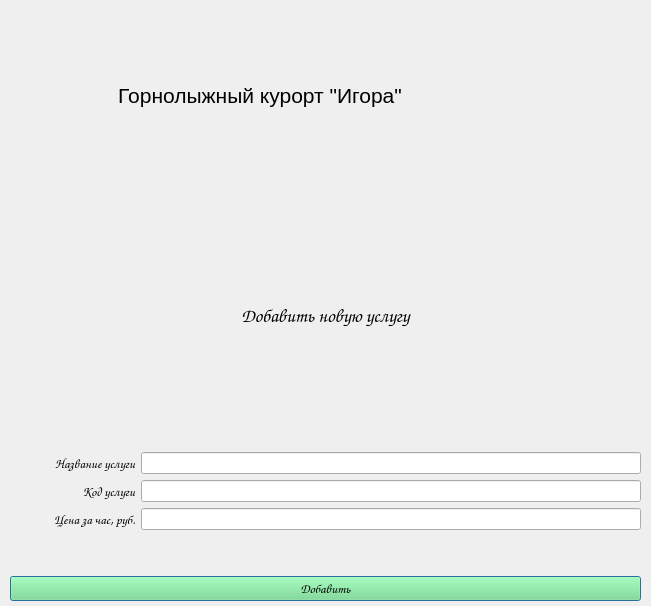
<?xml version="1.0" encoding="UTF-8"?>
<ui version="4.0">
 <class>Dialog</class>
 <widget class="QDialog" name="Dialog">
  <property name="geometry">
   <rect>
    <x>0</x>
    <y>0</y>
    <width>651</width>
    <height>606</height>
   </rect>
  </property>
  <property name="palette">
   <palette>
    <active>
     <colorrole role="Button">
      <brush brushstyle="SolidPattern">
       <color alpha="131">
        <red>118</red>
        <green>227</green>
        <blue>131</blue>
       </color>
      </brush>
     </colorrole>
    </active>
    <inactive>
     <colorrole role="Button">
      <brush brushstyle="SolidPattern">
       <color alpha="131">
        <red>118</red>
        <green>227</green>
        <blue>131</blue>
       </color>
      </brush>
     </colorrole>
    </inactive>
    <disabled>
     <colorrole role="Button">
      <brush brushstyle="SolidPattern">
       <color alpha="131">
        <red>118</red>
        <green>227</green>
        <blue>131</blue>
       </color>
      </brush>
     </colorrole>
    </disabled>
   </palette>
  </property>
  <property name="contextMenuPolicy">
   <enum>Qt::NoContextMenu</enum>
  </property>
  <property name="windowTitle">
   <string>Dialog</string>
  </property>
  <widget class="QWidget" name="verticalLayoutWidget">
   <property name="geometry">
    <rect>
     <x>10</x>
     <y>10</y>
     <width>631</width>
     <height>591</height>
    </rect>
   </property>
   <layout class="QVBoxLayout" name="verticalLayout" stretch="4,8,0,1">
    <item>
     <layout class="QHBoxLayout" name="horizontalLayout_18" stretch="8,2">
      <item>
       <widget class="QLabel" name="label_17">
        <property name="text">
         <string>&lt;html&gt;&lt;head/&gt;&lt;body&gt;&lt;p align=&quot;center&quot;&gt;&lt;span style=&quot; font-size:16pt;&quot;&gt;Горнолыжный курорт &amp;quot;Игора&amp;quot;&lt;/span&gt;&lt;/p&gt;&lt;/body&gt;&lt;/html&gt;</string>
        </property>
       </widget>
      </item>
      <item>
       <widget class="QLabel" name="label_18">
        <property name="text">
         <string/>
        </property>
        <property name="pixmap">
         <pixmap>../img/logo_mini.png</pixmap>
        </property>
       </widget>
      </item>
     </layout>
    </item>
    <item>
     <layout class="QVBoxLayout" name="verticalLayout_3">
      <item>
       <widget class="QLabel" name="label_16">
        <property name="font">
         <font>
          <family>Comic Sans MS</family>
          <pointsize>16</pointsize>
         </font>
        </property>
        <property name="text">
         <string>&lt;html&gt;&lt;head/&gt;&lt;body&gt;&lt;p align=&quot;center&quot;&gt;&lt;span style=&quot; font-size:14pt;&quot;&gt;Добавить новую услугу&lt;/span&gt;&lt;/p&gt;&lt;/body&gt;&lt;/html&gt;</string>
        </property>
       </widget>
      </item>
      <item>
       <layout class="QHBoxLayout" name="horizontalLayout_9" stretch="2,8">
        <item>
         <widget class="QLabel" name="label_7">
          <property name="font">
           <font>
            <family>Comic Sans MS</family>
            <pointsize>10</pointsize>
           </font>
          </property>
          <property name="text">
           <string>Название услуги</string>
          </property>
          <property name="alignment">
           <set>Qt::AlignRight|Qt::AlignTrailing|Qt::AlignVCenter</set>
          </property>
         </widget>
        </item>
        <item>
         <widget class="QLineEdit" name="serv_title"/>
        </item>
       </layout>
      </item>
      <item>
       <layout class="QHBoxLayout" name="horizontalLayout_12" stretch="2,8">
        <item>
         <widget class="QLabel" name="label_10">
          <property name="font">
           <font>
            <family>Comic Sans MS</family>
            <pointsize>10</pointsize>
           </font>
          </property>
          <property name="text">
           <string>Код услуги</string>
          </property>
          <property name="alignment">
           <set>Qt::AlignRight|Qt::AlignTrailing|Qt::AlignVCenter</set>
          </property>
         </widget>
        </item>
        <item>
         <widget class="QLineEdit" name="serv_code"/>
        </item>
       </layout>
      </item>
      <item>
       <layout class="QHBoxLayout" name="horizontalLayout_11" stretch="2,8">
        <item>
         <widget class="QLabel" name="label_9">
          <property name="font">
           <font>
            <family>Comic Sans MS</family>
            <pointsize>10</pointsize>
           </font>
          </property>
          <property name="text">
           <string>Цена за час, руб.</string>
          </property>
          <property name="alignment">
           <set>Qt::AlignRight|Qt::AlignTrailing|Qt::AlignVCenter</set>
          </property>
         </widget>
        </item>
        <item>
         <widget class="QLineEdit" name="serv_price"/>
        </item>
       </layout>
      </item>
     </layout>
    </item>
    <item>
     <spacer name="verticalSpacer">
      <property name="orientation">
       <enum>Qt::Vertical</enum>
      </property>
      <property name="sizeHint" stdset="0">
       <size>
        <width>20</width>
        <height>40</height>
       </size>
      </property>
     </spacer>
    </item>
    <item>
     <layout class="QHBoxLayout" name="horizontalLayout_2" stretch="6">
      <item>
       <widget class="QPushButton" name="add_btn_2">
        <property name="palette">
         <palette>
          <active>
           <colorrole role="Button">
            <brush brushstyle="SolidPattern">
             <color alpha="255">
              <red>118</red>
              <green>227</green>
              <blue>131</blue>
             </color>
            </brush>
           </colorrole>
          </active>
          <inactive>
           <colorrole role="Button">
            <brush brushstyle="SolidPattern">
             <color alpha="255">
              <red>118</red>
              <green>227</green>
              <blue>131</blue>
             </color>
            </brush>
           </colorrole>
          </inactive>
          <disabled>
           <colorrole role="Button">
            <brush brushstyle="SolidPattern">
             <color alpha="255">
              <red>118</red>
              <green>227</green>
              <blue>131</blue>
             </color>
            </brush>
           </colorrole>
          </disabled>
         </palette>
        </property>
        <property name="font">
         <font>
          <family>Comic Sans MS</family>
          <pointsize>10</pointsize>
         </font>
        </property>
        <property name="text">
         <string>Добавить</string>
        </property>
       </widget>
      </item>
     </layout>
    </item>
   </layout>
  </widget>
 </widget>
 <resources/>
 <connections/>
</ui>
